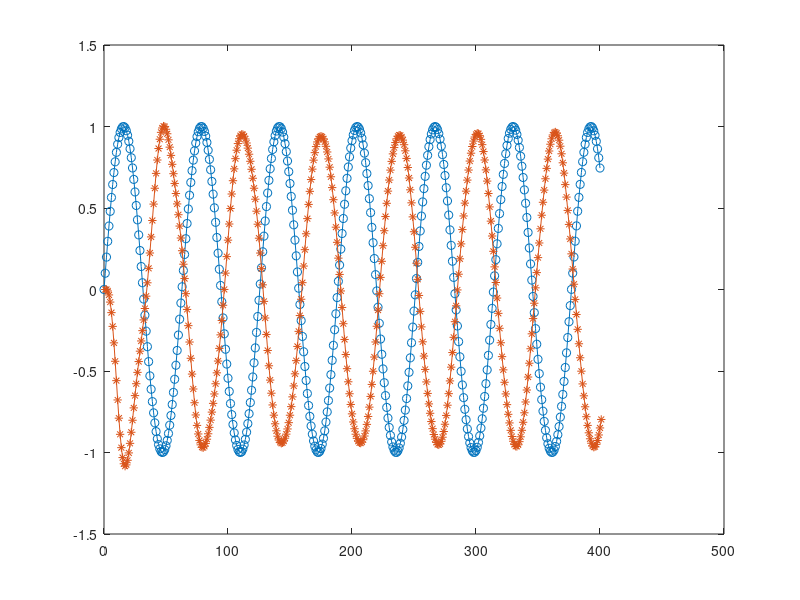

The MATLAB source for this figure:

% sinc reconstruction

Ts = 0.1;
Fs = 1/Ts;
n = 0:1:40/Ts;
nTs = n*Ts;
y = sin(n*Ts);

tau = 1;
yprime = conv(y,sinc(tau + nTs));

figure;
plot(n,y,'-o');
hold on
plot(yprime(1:numel(nTs)),'-*');
hold off